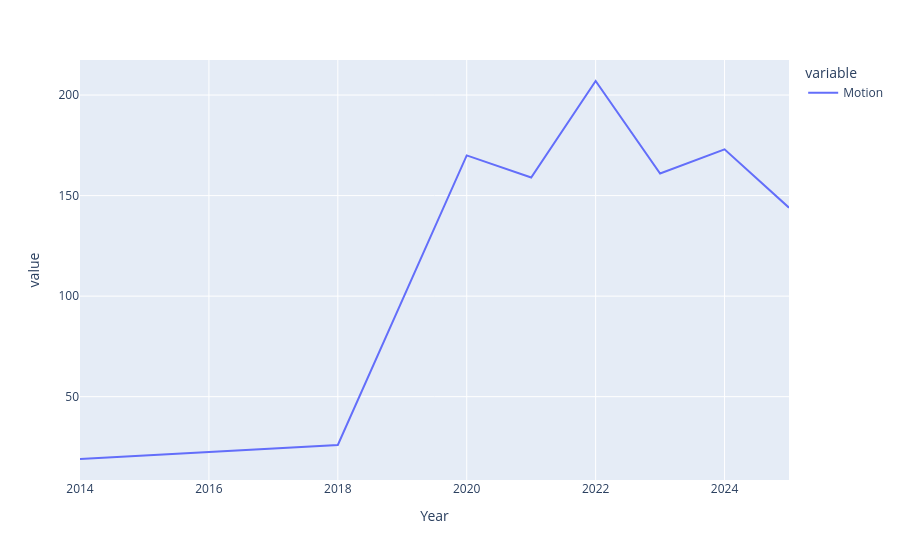

The notebook cell saved with this chart:
### Code cell
px.line(year_counts)

### Figure 1 — Plotly figure (JSON) as saved in the notebook; plotly's stock layout.template omitted (floating-point values rounded to 4 significant figures)
{"data": [{"hovertemplate": "variable=Motion<br>Year=%{x}<br>value=%{y}<extra></extra>", "legendgroup": "Motion", "line": {"color": "#636efa", "dash": "solid"}, "marker": {"symbol": "circle"}, "mode": "lines", "name": "Motion", "orientation": "v", "showlegend": true, "type": "scatter", "x": [2014.0, 2018.0, 2020.0, 2021.0, 2022.0, 2023.0, 2024.0, 2025.0], "xaxis": "x", "y": [19, 26, 170, 159, 207, 161, 173, 144], "yaxis": "y"}], "layout": {"legend": {"title": {"text": "variable"}, "tracegroupgap": 0}, "margin": {"t": 60}, "xaxis": {"anchor": "y", "domain": [0, 1], "title": {"text": "Year"}}, "yaxis": {"anchor": "x", "domain": [0, 1], "title": {"text": "value"}}}}
